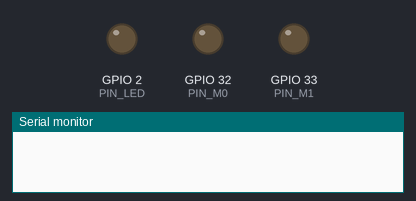
Bench run of a sketch on a simulated ESP32. Parts: output pins drawn as LEDs (lit = HIGH), the last lines printed to the serial monitor. Random numbers use the default seed unless the sketch sets one.

Above: at 0.0 s.
At 0.5 s:
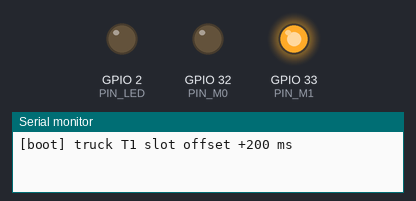
At 1.7 s:
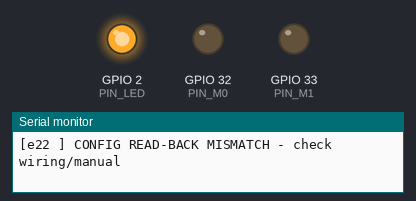
Timing chart, 0 to 3.6 s (numbered marks = the images above):
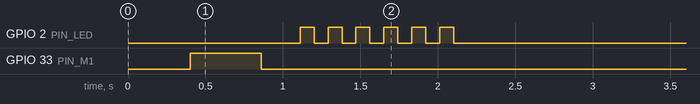

The sketch:

rover_lora_esp32.ino
```cpp
/*
 * Truck rover bridge: LC29H-DA + E22-900T30D LoRa (no WiFi) - slotted uplink.
 *
 *   corrections   E90-A ~~RF~~ E22 -> UART1 -> ESP32 -> UART2 -> LC29H
 *   telemetry     LC29H -> ESP32 -> E22 ~~RF~~ E90-C   (in this truck's slot)
 *
 * MEDIA ACCESS - beacon TDMA:
 *   The correction burst (every 2 s with --epoch-div 2) is the metronome.
 *   Every truck hears it; when it ENDS, each truck waits its own offset
 *   (SLOT_BASE + index*SLOT_WIDTH) and only then transmits its telemetry.
 *   No shared clock needed, no collisions by design:
 *
 *     t=0      [==corrections==]
 *     +200 ms   T1     +350 T2     +500 T3     +650 T4     +800 T5
 *
 *   Fallback: if no correction burst is heard for FALLBACK_AFTER_MS (the
 *   truck is shadowed), telemetry free-runs every ~2 s with random jitter
 *   so two shadowed trucks are unlikely to collide.
 *
 * On boot the ESP32 configures the E22 itself (channel/NetID/air rate) and
 * prints the register read-back over USB - verify once against the E90s.
 *
 * Wiring (ESP32 WROOM):
 *   LC29H TX -> GPIO16 (RX2)      E22 TXD -> GPIO26 (RX1)
 *   LC29H RX -> GPIO17 (TX2)      E22 RXD -> GPIO27 (TX1)
 *                                 E22 M0  -> GPIO32
 *                                 E22 M1  -> GPIO33
 *                                 E22 VCC -> 5V (VIN)  [1 W bursts ~600 mA]
 *                                 GND common everywhere
 */

#include <Arduino.h>

// ===========================================================================
//  CONFIGURATION
// ===========================================================================

#define TRUCK_ID        "T1"     // unique per truck: T1..T5
#define TRUCK_INDEX     1        // 1..5 - picks the uplink slot
#define DEBUG_ROVER     1        // USB logs (USB feeds nothing, safe to keep)

// Radio parameters - MUST equal the E90-DTU web config on A and C.
#define E22_CHANNEL     65       // 850.125 + 65 = 915.125 MHz
#define E22_NETID       20       // fleet standard - E90s must be set to 20 too
#define E22_ADDR        0x0000   // transparent broadcast group

#define E22_REG0        0xE6     // UART 115200 8N1 + air rate 38.4k
#define E22_REG1        0x03     // 240 B sub-packet + TX 21 dBm (bench);
                                 // field: 0x00 = 30 dBm
#define E22_REG3        0x03     // transparent, relay/LBT/WOR off

// Slot plan (milliseconds after the correction burst ends).
#define SLOT_BASE_MS        200
#define SLOT_WIDTH_MS       150
// A burst smaller than this is noise, not a correction epoch.
#define BURST_MIN_BYTES     150
// Burst is "ended" after this much RX silence.
#define BURST_GAP_MS         60
// No beacon for this long -> shadowed: free-run telemetry with jitter.
#define FALLBACK_AFTER_MS  5000
#define FALLBACK_PERIOD_MS 2000

const uint32_t GNSS_BAUD = 115200;
const uint32_t E22_BAUD_NORMAL = 115200;
const uint32_t E22_BAUD_CONFIG = 9600;    // E22 config mode is always 9600

const int PIN_GNSS_RX = 16, PIN_GNSS_TX = 17;
const int PIN_E22_RX  = 26, PIN_E22_TX  = 27;
const int PIN_M0 = 32, PIN_M1 = 33;
const int PIN_LED = 2;

// ===========================================================================

HardwareSerial GNSS(2);
HardwareSerial E22(1);

char nmeaLine[128];
size_t nmeaLen = 0;

// Latest GGA waiting for this truck's slot (newest always wins).
char pendingGga[128];
bool ggaPending = false;

uint32_t rtcmIn = 0, ggaSent = 0, helloSeq = 0;
uint32_t lastRxByte = 0, burstBytes = 0;
uint32_t beaconAt = 0;           // when the last correction burst ended
bool slotArmed = false;
uint32_t lastUplink = 0;

const uint32_t SLOT_OFFSET_MS = SLOT_BASE_MS + (TRUCK_INDEX - 1) * SLOT_WIDTH_MS;

void e22Mode(int m0, int m1) {
  digitalWrite(PIN_M0, m0);
  digitalWrite(PIN_M1, m1);
  delay(60);
}

bool e22Configure() {
  e22Mode(0, 1);
  E22.updateBaudRate(E22_BAUD_CONFIG);
  delay(100);
  while (E22.available()) E22.read();

  const uint8_t regs[9] = {
    (uint8_t)(E22_ADDR >> 8), (uint8_t)(E22_ADDR & 0xFF),
    E22_NETID, E22_REG0, E22_REG1, E22_CHANNEL, E22_REG3, 0x00, 0x00
  };
  uint8_t cmd[12] = {0xC0, 0x00, 0x09};
  memcpy(cmd + 3, regs, 9);
  E22.write(cmd, sizeof(cmd));
  E22.flush();
  delay(150);

#if DEBUG_ROVER
  Serial.print("[e22 ] set response:");
  while (E22.available()) Serial.printf(" %02X", E22.read());
  Serial.println();
#endif

  uint8_t query[3] = {0xC1, 0x00, 0x07};
  E22.write(query, sizeof(query));
  E22.flush();
  delay(150);

  uint8_t back[16];
  int n = 0;
  while (E22.available() && n < 16) back[n++] = E22.read();

#if DEBUG_ROVER
  Serial.print("[e22 ] read-back:");
  for (int i = 0; i < n; i++) Serial.printf(" %02X", back[i]);
  Serial.println("  (C1 00 07 ADDH ADDL NETID REG0 REG1 CH REG3)");
#endif

  bool ok = (n >= 10 && back[0] == 0xC1 &&
             back[5] == E22_NETID && back[8] == E22_CHANNEL);

  e22Mode(0, 0);
  E22.updateBaudRate(E22_BAUD_NORMAL);
  delay(100);
  return ok;
}

void handleNmeaLine() {
  nmeaLine[nmeaLen] = '\0';
  if (strstr(nmeaLine, "GGA")) {
    // Queue for the slot; a newer fix always replaces an unsent one.
    strncpy(pendingGga, nmeaLine, sizeof(pendingGga) - 1);
    pendingGga[sizeof(pendingGga) - 1] = '\0';
    ggaPending = true;
  }
  nmeaLen = 0;
}

void sendUplink(uint32_t now) {
  if (ggaPending) {
    E22.print(TRUCK_ID " ");
    E22.println(pendingGga);
    ggaPending = false;
    ggaSent++;
  } else {
    // Nothing fresh from the receiver: prove we are alive anyway.
    E22.printf("%s HELLO seq=%lu rtcm_in=%lu gga=%lu\r\n",
               TRUCK_ID, (unsigned long)++helloSeq,
               (unsigned long)rtcmIn, (unsigned long)ggaSent);
  }
  lastUplink = now;
#if DEBUG_ROVER
  Serial.printf("[slot] uplink at +%lums after beacon\n",
                (unsigned long)(now - beaconAt));
#endif
}

void setup() {
  pinMode(PIN_M0, OUTPUT);
  pinMode(PIN_M1, OUTPUT);
  pinMode(PIN_LED, OUTPUT);
  Serial.begin(115200);
  delay(400);

  E22.begin(E22_BAUD_CONFIG, SERIAL_8N1, PIN_E22_RX, PIN_E22_TX);
  GNSS.begin(GNSS_BAUD, SERIAL_8N1, PIN_GNSS_RX, PIN_GNSS_TX);
  GNSS.setRxBufferSize(2048);

#if DEBUG_ROVER
  Serial.println("\n[boot] truck " TRUCK_ID
                 " slot offset +" + String(SLOT_OFFSET_MS) + " ms");
#endif

  bool ok = e22Configure();
#if DEBUG_ROVER
  Serial.println(ok ? "[e22 ] configured: ch65 netid10 38.4k 240B transparent"
                    : "[e22 ] CONFIG READ-BACK MISMATCH - check wiring/manual");
#endif
  for (int i = 0; i < (ok ? 4 : 12); i++) {
    digitalWrite(PIN_LED, i % 2);
    delay(ok ? 250 : 90);
  }
  digitalWrite(PIN_LED, LOW);
  randomSeed(esp_random());
}

void loop() {
  uint32_t now = millis();

  // ── Corrections: E22 -> LC29H, tracking the burst for the beacon ────────
  while (E22.available()) {
    GNSS.write(E22.read());
    rtcmIn++;
    burstBytes++;
    lastRxByte = now;
  }

  // Burst ended? That silence edge is the shared metronome.
  if (burstBytes >= BURST_MIN_BYTES && now - lastRxByte > BURST_GAP_MS) {
    beaconAt = now;
    slotArmed = true;
    burstBytes = 0;
  } else if (burstBytes > 0 && now - lastRxByte > 500) {
    burstBytes = 0;              // stray bytes, not an epoch - discard count
  }

  // ── Position: LC29H -> queue the newest GGA ─────────────────────────────
  while (GNSS.available()) {
    char c = GNSS.read();
    if (c == '\n') handleNmeaLine();
    else if (c != '\r' && nmeaLen < sizeof(nmeaLine) - 1) nmeaLine[nmeaLen++] = c;
    else if (nmeaLen >= sizeof(nmeaLine) - 1) nmeaLen = 0;
  }

  // ── Uplink in OUR slot after the beacon ─────────────────────────────────
  if (slotArmed && now - beaconAt >= SLOT_OFFSET_MS) {
    slotArmed = false;
    sendUplink(now);
  }

  // ── Shadowed fallback: no beacon heard, free-run with jitter ────────────
  if (now - beaconAt > FALLBACK_AFTER_MS &&
      now - lastUplink > FALLBACK_PERIOD_MS + (uint32_t)random(0, 400)) {
    sendUplink(now);
  }
}
```
